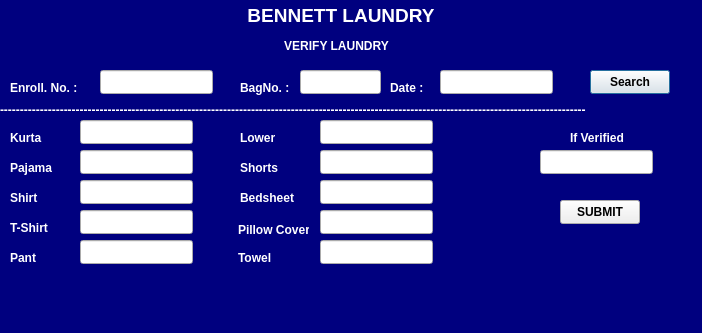
<?xml version="1.0" encoding="UTF-8"?>
<ui version="4.0">
 <class>AdminVerLaundry</class>
 <widget class="QDialog" name="AdminVerLaundry">
  <property name="geometry">
   <rect>
    <x>0</x>
    <y>0</y>
    <width>702</width>
    <height>333</height>
   </rect>
  </property>
  <property name="windowTitle">
   <string>Dialog</string>
  </property>
  <widget class="QLabel" name="label">
   <property name="geometry">
    <rect>
     <x>0</x>
     <y>0</y>
     <width>711</width>
     <height>31</height>
    </rect>
   </property>
   <property name="font">
    <font>
     <pointsize>14</pointsize>
     <bold>true</bold>
    </font>
   </property>
   <property name="styleSheet">
    <string notr="true">color: rgb(255, 255, 255);
background-color: rgb(0, 0, 127);</string>
   </property>
   <property name="text">
    <string>                                               BENNETT LAUNDRY</string>
   </property>
  </widget>
  <widget class="QLabel" name="label_2">
   <property name="geometry">
    <rect>
     <x>-2</x>
     <y>30</y>
     <width>711</width>
     <height>31</height>
    </rect>
   </property>
   <property name="font">
    <font>
     <bold>true</bold>
    </font>
   </property>
   <property name="styleSheet">
    <string notr="true">color: rgb(255, 255, 255);
background-color: rgb(0, 0, 127);</string>
   </property>
   <property name="text">
    <string>                                                                                      VERIFY LAUNDRY</string>
   </property>
  </widget>
  <widget class="QLabel" name="label_3">
   <property name="geometry">
    <rect>
     <x>0</x>
     <y>60</y>
     <width>711</width>
     <height>281</height>
    </rect>
   </property>
   <property name="styleSheet">
    <string notr="true">background-color: rgb(0, 0, 127);</string>
   </property>
   <property name="text">
    <string/>
   </property>
  </widget>
  <widget class="QLabel" name="label_4">
   <property name="geometry">
    <rect>
     <x>10</x>
     <y>80</y>
     <width>71</width>
     <height>16</height>
    </rect>
   </property>
   <property name="font">
    <font>
     <bold>true</bold>
    </font>
   </property>
   <property name="styleSheet">
    <string notr="true">color: rgb(255, 255, 255);</string>
   </property>
   <property name="text">
    <string>Enroll. No. :</string>
   </property>
  </widget>
  <widget class="QLineEdit" name="txtEnrollNoVer">
   <property name="geometry">
    <rect>
     <x>100</x>
     <y>70</y>
     <width>113</width>
     <height>24</height>
    </rect>
   </property>
  </widget>
  <widget class="QLabel" name="label_5">
   <property name="geometry">
    <rect>
     <x>240</x>
     <y>80</y>
     <width>49</width>
     <height>16</height>
    </rect>
   </property>
   <property name="font">
    <font>
     <bold>true</bold>
    </font>
   </property>
   <property name="styleSheet">
    <string notr="true">color: rgb(255, 255, 255);</string>
   </property>
   <property name="text">
    <string>BagNo. :</string>
   </property>
  </widget>
  <widget class="QLineEdit" name="txtBagNoVer">
   <property name="geometry">
    <rect>
     <x>300</x>
     <y>70</y>
     <width>81</width>
     <height>24</height>
    </rect>
   </property>
  </widget>
  <widget class="QLabel" name="label_6">
   <property name="geometry">
    <rect>
     <x>390</x>
     <y>80</y>
     <width>49</width>
     <height>16</height>
    </rect>
   </property>
   <property name="font">
    <font>
     <bold>true</bold>
    </font>
   </property>
   <property name="styleSheet">
    <string notr="true">color: rgb(255, 255, 255);</string>
   </property>
   <property name="text">
    <string>Date :</string>
   </property>
  </widget>
  <widget class="QLineEdit" name="txtDateVer">
   <property name="geometry">
    <rect>
     <x>440</x>
     <y>70</y>
     <width>113</width>
     <height>24</height>
    </rect>
   </property>
  </widget>
  <widget class="QPushButton" name="btnSearch">
   <property name="geometry">
    <rect>
     <x>590</x>
     <y>70</y>
     <width>80</width>
     <height>24</height>
    </rect>
   </property>
   <property name="font">
    <font>
     <bold>true</bold>
    </font>
   </property>
   <property name="text">
    <string>Search</string>
   </property>
  </widget>
  <widget class="QLabel" name="label_7">
   <property name="geometry">
    <rect>
     <x>0</x>
     <y>99</y>
     <width>711</width>
     <height>21</height>
    </rect>
   </property>
   <property name="font">
    <font>
     <bold>true</bold>
    </font>
   </property>
   <property name="styleSheet">
    <string notr="true">color: rgb(255, 255, 255);</string>
   </property>
   <property name="text">
    <string>---------------------------------------------------------------------------------------------------------------------------------------------------</string>
   </property>
  </widget>
  <widget class="QLabel" name="label_8">
   <property name="geometry">
    <rect>
     <x>10</x>
     <y>130</y>
     <width>49</width>
     <height>16</height>
    </rect>
   </property>
   <property name="font">
    <font>
     <bold>true</bold>
    </font>
   </property>
   <property name="styleSheet">
    <string notr="true">color: rgb(255, 255, 255);</string>
   </property>
   <property name="text">
    <string>Kurta</string>
   </property>
  </widget>
  <widget class="QLabel" name="label_9">
   <property name="geometry">
    <rect>
     <x>10</x>
     <y>160</y>
     <width>49</width>
     <height>16</height>
    </rect>
   </property>
   <property name="font">
    <font>
     <bold>true</bold>
    </font>
   </property>
   <property name="styleSheet">
    <string notr="true">color: rgb(255, 255, 255);</string>
   </property>
   <property name="text">
    <string>Pajama</string>
   </property>
  </widget>
  <widget class="QLabel" name="label_10">
   <property name="geometry">
    <rect>
     <x>10</x>
     <y>190</y>
     <width>49</width>
     <height>16</height>
    </rect>
   </property>
   <property name="font">
    <font>
     <bold>true</bold>
    </font>
   </property>
   <property name="styleSheet">
    <string notr="true">color: rgb(255, 255, 255);</string>
   </property>
   <property name="text">
    <string>Shirt</string>
   </property>
  </widget>
  <widget class="QLabel" name="label_11">
   <property name="geometry">
    <rect>
     <x>10</x>
     <y>220</y>
     <width>49</width>
     <height>16</height>
    </rect>
   </property>
   <property name="font">
    <font>
     <bold>true</bold>
    </font>
   </property>
   <property name="styleSheet">
    <string notr="true">color: rgb(255, 255, 255);</string>
   </property>
   <property name="text">
    <string>T-Shirt</string>
   </property>
  </widget>
  <widget class="QLabel" name="label_12">
   <property name="geometry">
    <rect>
     <x>10</x>
     <y>250</y>
     <width>49</width>
     <height>16</height>
    </rect>
   </property>
   <property name="font">
    <font>
     <bold>true</bold>
    </font>
   </property>
   <property name="styleSheet">
    <string notr="true">color: rgb(255, 255, 255);</string>
   </property>
   <property name="text">
    <string>Pant</string>
   </property>
  </widget>
  <widget class="QLabel" name="label_13">
   <property name="geometry">
    <rect>
     <x>240</x>
     <y>130</y>
     <width>49</width>
     <height>16</height>
    </rect>
   </property>
   <property name="font">
    <font>
     <bold>true</bold>
    </font>
   </property>
   <property name="styleSheet">
    <string notr="true">color: rgb(255, 255, 255);</string>
   </property>
   <property name="text">
    <string>Lower</string>
   </property>
  </widget>
  <widget class="QLabel" name="label_14">
   <property name="geometry">
    <rect>
     <x>240</x>
     <y>160</y>
     <width>49</width>
     <height>16</height>
    </rect>
   </property>
   <property name="font">
    <font>
     <bold>true</bold>
    </font>
   </property>
   <property name="styleSheet">
    <string notr="true">color: rgb(255, 255, 255);</string>
   </property>
   <property name="text">
    <string>Shorts</string>
   </property>
  </widget>
  <widget class="QLabel" name="label_15">
   <property name="geometry">
    <rect>
     <x>240</x>
     <y>190</y>
     <width>61</width>
     <height>16</height>
    </rect>
   </property>
   <property name="font">
    <font>
     <bold>true</bold>
    </font>
   </property>
   <property name="styleSheet">
    <string notr="true">color: rgb(255, 255, 255);</string>
   </property>
   <property name="text">
    <string>Bedsheet</string>
   </property>
  </widget>
  <widget class="QLabel" name="label_16">
   <property name="geometry">
    <rect>
     <x>238</x>
     <y>220</y>
     <width>71</width>
     <height>20</height>
    </rect>
   </property>
   <property name="font">
    <font>
     <bold>true</bold>
    </font>
   </property>
   <property name="styleSheet">
    <string notr="true">color: rgb(255, 255, 255);</string>
   </property>
   <property name="text">
    <string>Pillow Cover</string>
   </property>
  </widget>
  <widget class="QLabel" name="label_17">
   <property name="geometry">
    <rect>
     <x>238</x>
     <y>250</y>
     <width>51</width>
     <height>16</height>
    </rect>
   </property>
   <property name="font">
    <font>
     <bold>true</bold>
    </font>
   </property>
   <property name="styleSheet">
    <string notr="true">color: rgb(255, 255, 255);</string>
   </property>
   <property name="text">
    <string>Towel</string>
   </property>
  </widget>
  <widget class="QLineEdit" name="txtKurtaVer">
   <property name="geometry">
    <rect>
     <x>80</x>
     <y>120</y>
     <width>113</width>
     <height>24</height>
    </rect>
   </property>
  </widget>
  <widget class="QLineEdit" name="txtPajamaVer">
   <property name="geometry">
    <rect>
     <x>80</x>
     <y>150</y>
     <width>113</width>
     <height>24</height>
    </rect>
   </property>
  </widget>
  <widget class="QLineEdit" name="txtShirtVer">
   <property name="geometry">
    <rect>
     <x>80</x>
     <y>180</y>
     <width>113</width>
     <height>24</height>
    </rect>
   </property>
  </widget>
  <widget class="QLineEdit" name="txtTShirtVer">
   <property name="geometry">
    <rect>
     <x>80</x>
     <y>210</y>
     <width>113</width>
     <height>24</height>
    </rect>
   </property>
  </widget>
  <widget class="QLineEdit" name="txtPantVer">
   <property name="geometry">
    <rect>
     <x>80</x>
     <y>240</y>
     <width>113</width>
     <height>24</height>
    </rect>
   </property>
  </widget>
  <widget class="QLineEdit" name="txtLowerVer">
   <property name="geometry">
    <rect>
     <x>320</x>
     <y>120</y>
     <width>113</width>
     <height>24</height>
    </rect>
   </property>
  </widget>
  <widget class="QLineEdit" name="txtShortsVer">
   <property name="geometry">
    <rect>
     <x>320</x>
     <y>150</y>
     <width>113</width>
     <height>24</height>
    </rect>
   </property>
  </widget>
  <widget class="QLineEdit" name="txtBedsheetVer">
   <property name="geometry">
    <rect>
     <x>320</x>
     <y>180</y>
     <width>113</width>
     <height>24</height>
    </rect>
   </property>
  </widget>
  <widget class="QLineEdit" name="txtPillowCVer">
   <property name="geometry">
    <rect>
     <x>320</x>
     <y>210</y>
     <width>113</width>
     <height>24</height>
    </rect>
   </property>
  </widget>
  <widget class="QLineEdit" name="txtTowelVer">
   <property name="geometry">
    <rect>
     <x>320</x>
     <y>240</y>
     <width>113</width>
     <height>24</height>
    </rect>
   </property>
  </widget>
  <widget class="QLabel" name="label_18">
   <property name="geometry">
    <rect>
     <x>570</x>
     <y>130</y>
     <width>71</width>
     <height>16</height>
    </rect>
   </property>
   <property name="font">
    <font>
     <bold>true</bold>
    </font>
   </property>
   <property name="styleSheet">
    <string notr="true">color: rgb(255, 255, 255);</string>
   </property>
   <property name="text">
    <string>If Verified</string>
   </property>
  </widget>
  <widget class="QLineEdit" name="txtVerify">
   <property name="geometry">
    <rect>
     <x>540</x>
     <y>150</y>
     <width>113</width>
     <height>24</height>
    </rect>
   </property>
  </widget>
  <widget class="QPushButton" name="pushButton">
   <property name="geometry">
    <rect>
     <x>560</x>
     <y>200</y>
     <width>80</width>
     <height>24</height>
    </rect>
   </property>
   <property name="font">
    <font>
     <bold>true</bold>
    </font>
   </property>
   <property name="text">
    <string>SUBMIT</string>
   </property>
  </widget>
 </widget>
 <resources/>
 <connections/>
</ui>
